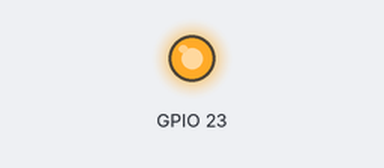
Bench run of a program on a simulated Raspberry Pi (BCM pin numbers). On the bench: output pins drawn as LEDs (lit = HIGH).

Above: at 1.0 s.
At 3.0 s:
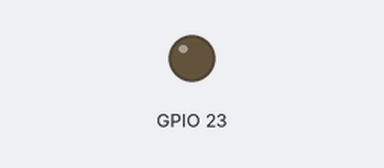
Timing chart, 0 to 5.2 s (numbered marks = the images above):
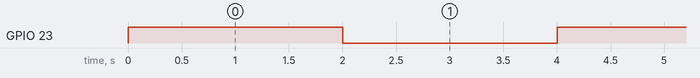

Measured:
- by itself, GPIO 23: alternates HIGH for 2.0 s and LOW for 2.0 s

The program:

laser.py
```python
import pigpio
from time import sleep

class Laser:

    def __init__(self, pigpiod, ena_pin):
        self.pi = pigpiod

        self.ena_pin = ena_pin
        self.pi.set_mode(self.ena_pin, pigpio.OUTPUT)


    def laser_on(self):
        self.pi.write(self.ena_pin, 1)

    def laser_off(self):
        self.pi.write(self.ena_pin, 0)

if __name__ == '__main__':
    pi = pigpio.pi()
    if not pi.connected:
        exit()

    laser = Laser(pi, 23)

    try:
        while True:
            laser.laser_on()
            sleep(2)
            laser.laser_off()
            sleep(2)

    except KeyboardInterrupt:
        print("exit")
    finally:
        laser.laser_off()
```
